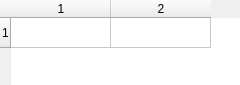
<?xml version="1.0" encoding="UTF-8"?>
<ui version="4.0">
 <class>SpecAndResultWidget</class>
 <widget class="QTableWidget" name="SpecAndResultWidget">
  <property name="geometry">
   <rect>
    <x>0</x>
    <y>0</y>
    <width>240</width>
    <height>85</height>
   </rect>
  </property>
  <property name="windowTitle">
   <string>SpecAndResultWidget</string>
  </property>
  <property name="frameShape">
   <enum>QFrame::NoFrame</enum>
  </property>
  <property name="rowCount">
   <number>1</number>
  </property>
  <property name="columnCount">
   <number>2</number>
  </property>
  <attribute name="horizontalHeaderVisible">
   <bool>false</bool>
  </attribute>
  <attribute name="horizontalHeaderDefaultSectionSize">
   <number>120</number>
  </attribute>
  <attribute name="horizontalHeaderStretchLastSection">
   <bool>true</bool>
  </attribute>
  <attribute name="verticalHeaderVisible">
   <bool>false</bool>
  </attribute>
  <attribute name="verticalHeaderStretchLastSection">
   <bool>false</bool>
  </attribute>
  <row/>
  <column/>
  <column/>
 </widget>
 <layoutdefault spacing="6" margin="11"/>
 <resources/>
 <connections/>
</ui>
